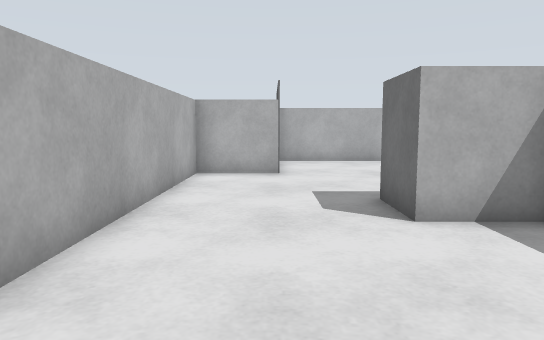
view 1 (above)

16 first-person views from a walk through a Gazebo world. The camera is 0.29 m above the floor, tilts 6° down and sees 70° across. The floor is counted in squares, 0.2 m on a side. Each view is taken from the middle of a square. On the plan, view 1 faces up. The plan holds only what a view shows up to about 16 squares ahead; the rest is blank.

view 2
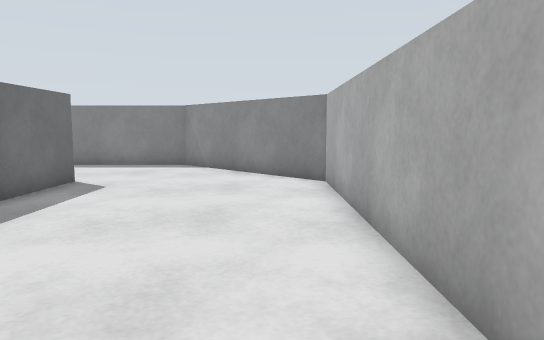

view 3
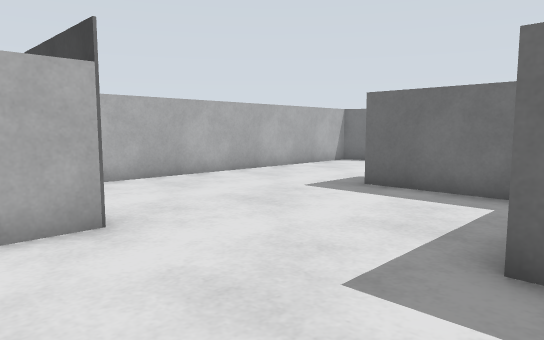

view 4
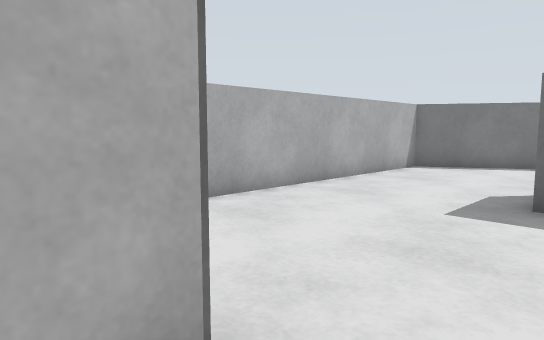

view 5
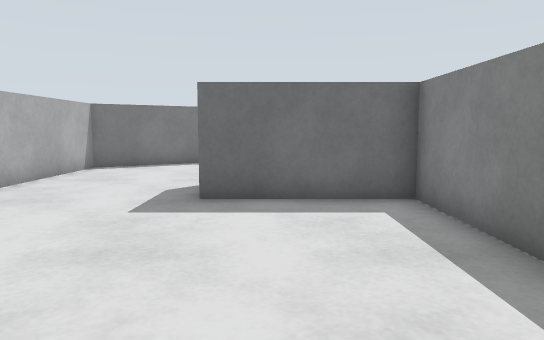

view 6
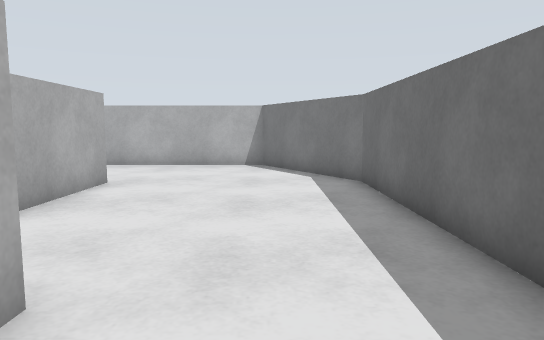

view 7
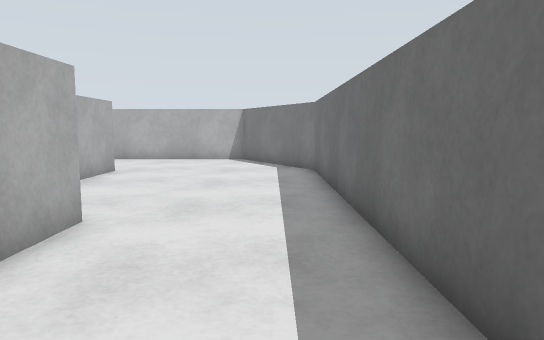

view 8
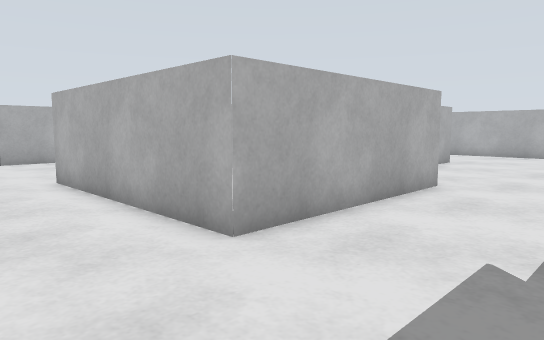

view 9
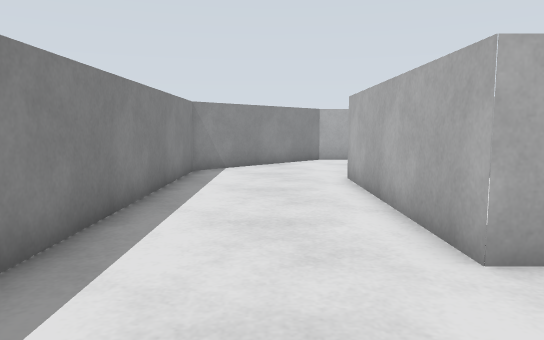

view 10
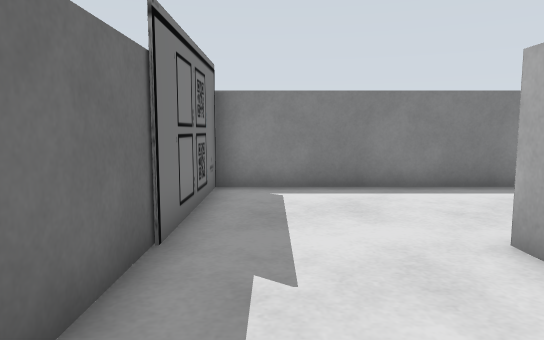

view 11
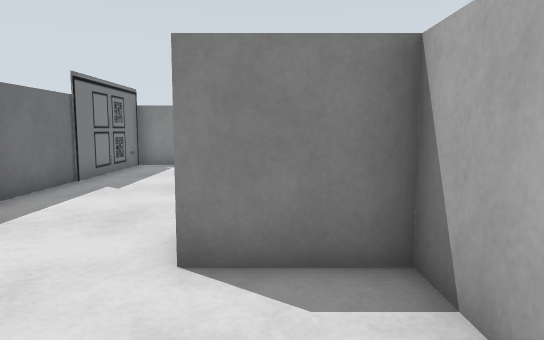

view 12
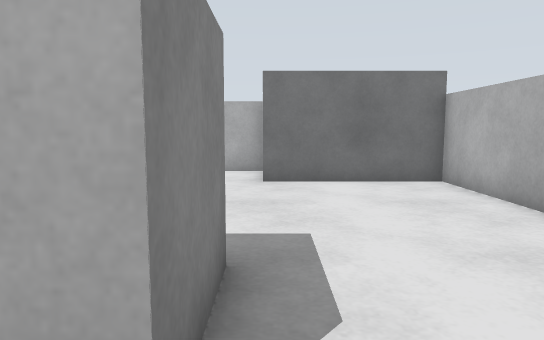

view 13
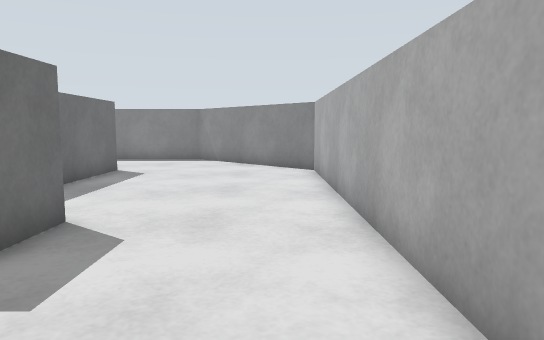

view 14
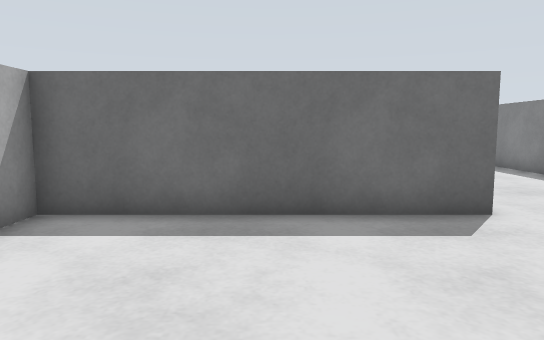

view 15
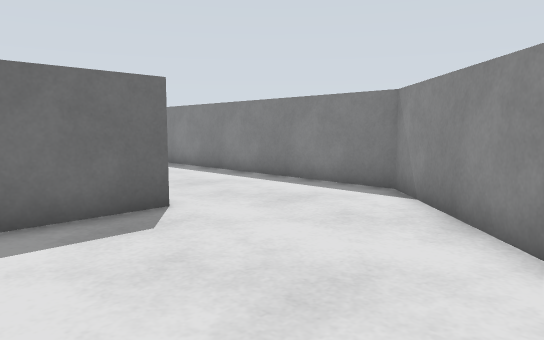

view 16
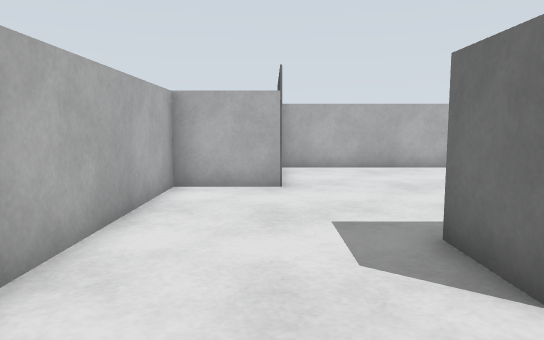

### Floor plan
Points are (right, up) in squares from view 1. A wall is a line through its corners. A room is listed if a view was taken in it or the views show most of it. See-through windows are left out.
Room 1 (views 1, 14, 15, 16)
walls: (12, -1.7) (4.5, -1.7) (4.5, 6) (2.3, 6); (-2.5, 4.5) (-2.5, -1.8) (2.5, -6.7) (13.5, -6.7)
ways out: opening at (-0.5, 5.2) to room 2; opening at (13.8, -4.5) to room 2
Room 2 (views 2, 3, 4, 5, 6, 7, 8, 9, 10, 11, 12, 13)
walls: (9.5, 7) (9.5, 5) (12, 5) (12, -1.7); (3.1, 8) (7, 8) (7, 12.5) (9.5, 12.5) (9.5, 8.8); (2.3, 6) (2.3, 8.1); (13.5, -6.7) (16.5, -6.7) (16.5, 12.8) (13.6, 17.7) (0.3, 17.7) (0.3, 12.7) (-2.5, 12.7) (-2.5, 4.5)
ways out: opening at (-0.5, 5.2) to room 1; opening at (13.8, -4.5) to room 1

Where each view was taken, in squares from view 1:
view 1: 0 up, 0 right, facing up
view 2: 9 up, 1 left, facing down
view 3: 7 up, 2 left, facing up-right
view 4: 11 up, 1 left, facing up-right
view 5: 11 up, 1 left, facing right
view 6: 2 up, 14 right, facing up
view 7: 1 down, 15 right, facing up
view 8: 5 down, 16 right, facing up-left
view 9: 4 down, 16 right, facing left
view 10: 3 up, 15 right, facing down
view 11: 9 up, 11 right, facing down
view 12: 13 up, 11 right, facing left
view 13: 12 up, 1 left, facing down
view 14: 2 up, 2 left, facing right
view 15: 2 up, 2 left, facing down-right
view 16: 3 up, 0 right, facing up
